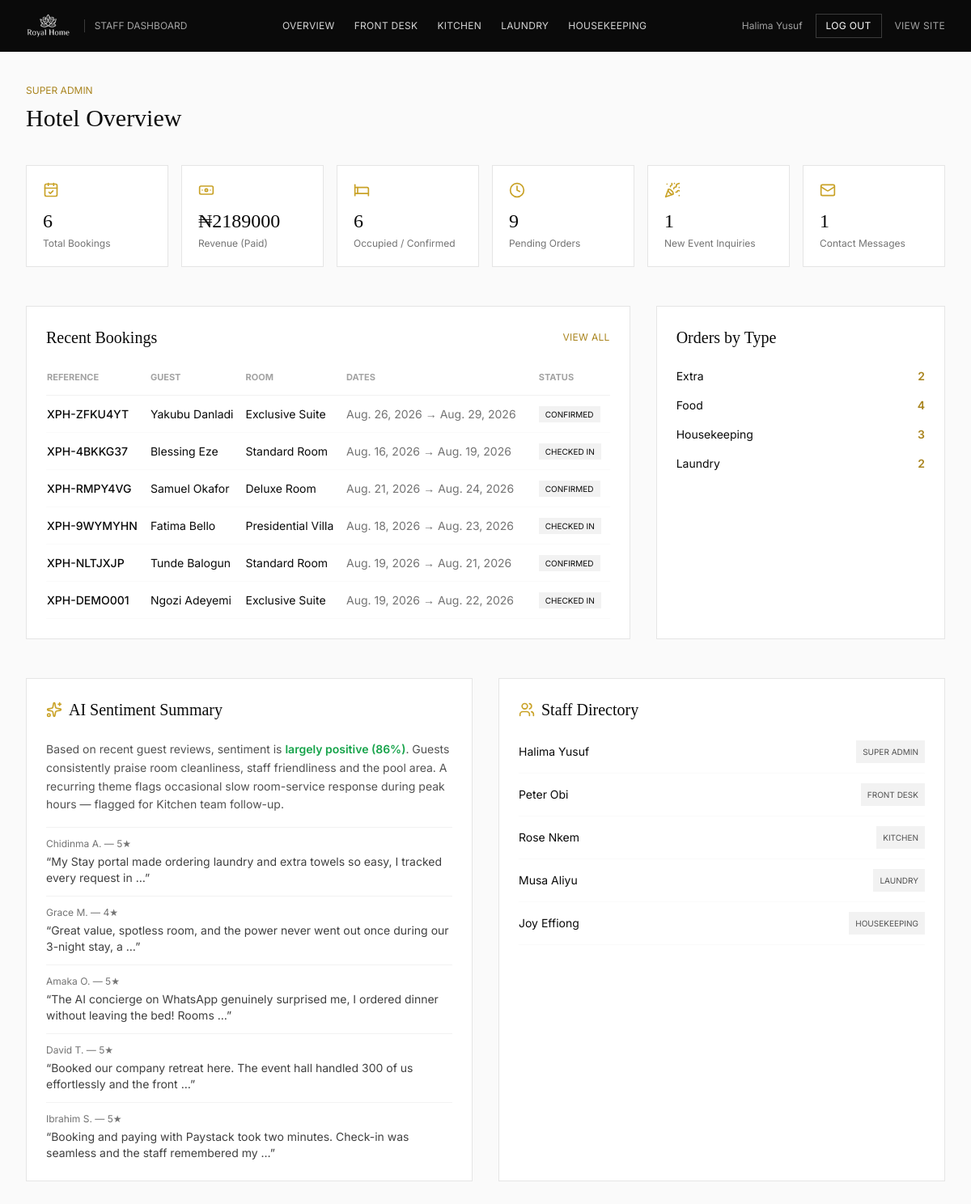
The app's page /staff/admin/ (signed in) with its own data.
### bookings/models.py (models this page shows, shortened)
class Booking(models.Model):
    STATUS_CHOICES = [
        ('pending', 'Pending Payment'),
        ('confirmed', 'Confirmed'),
        ('checked_in', 'Checked In'),
        ('checked_out', 'Checked Out'),
        ('cancelled', 'Cancelled'),
    ]
    PAYMENT_CHOICES = [
        ('unpaid', 'Unpaid'),
        ('paid', 'Paid'),
        ('partial', 'Partial (Pay at Hotel)'),
    ]
    reference_code = models.CharField(max_length=20, unique=True, default=generate_reference, editable=False)
    room_type = models.ForeignKey(RoomType, on_delete=models.PROTECT, related_name='bookings')
    check_in = models.DateField()
    check_out = models.DateField()
    adults = models.PositiveIntegerField(default=1)
    children = models.PositiveIntegerField(default=0)
    full_name = models.CharField(max_length=150)
    email = models.EmailField()
    phone = models.CharField(max_length=30)
    whatsapp_opt_in = models.BooleanField(default=True)
    special_requests = models.TextField(blank=True)
    addons = models.ManyToManyField(AddOn, blank=True, related_name='bookings')
    room_total = models.DecimalField(max_digits=12, decimal_places=2, default=0)
    addon_total = models.DecimalField(max_digits=12, decimal_places=2, default=0)
    grand_total = models.DecimalField(max_digits=12, decimal_places=2, default=0)
    status = models.CharField(max_length=20, choices=STATUS_CHOICES, default='pending')
    payment_status = models.CharField(max_length=20, choices=PAYMENT_CHOICES, default='unpaid')
    payment_method = models.CharField(max_length=40, default='Paystack')
    created_at = models.DateTimeField(auto_now_add=True)
    class Meta:
        ordering = ['-created_at']

### rooms/models.py (models this page shows, shortened)
class RoomType(models.Model):
    CATEGORY_CHOICES = [
        ('standard', 'Standard'),
        ('deluxe', 'Deluxe'),
        ('exclusive', 'Exclusive Suite'),
        ('presidential', 'Presidential Suite'),
    ]
    name = models.CharField(max_length=120)
    slug = models.SlugField(unique=True)
    category = models.CharField(max_length=20, choices=CATEGORY_CHOICES, default='standard')
    tagline = models.CharField(max_length=200, blank=True)
    description = models.TextField()
    base_price = models.DecimalField(max_digits=10, decimal_places=2, help_text='Price per night in NGN')
    capacity_adults = models.PositiveIntegerField(default=2)
    capacity_children = models.PositiveIntegerField(default=1)
    bed_type = models.CharField(max_length=100, default='1 King Bed')
    size_sqm = models.PositiveIntegerField(default=28)
    total_rooms = models.PositiveIntegerField(default=10)
    amenities = models.TextField(help_text='Comma separated list, e.g. Free WiFi, Smart TV, Mini Bar')
    cover_image = models.ImageField(upload_to='rooms/', blank=True, null=True)
    is_featured = models.BooleanField(default=False)
    floor_range = models.CharField(max_length=50, blank=True, default='2nd - 4th Floor')
    class Meta:
        ordering = ['base_price']

### core/models.py (models this page shows, shortened)
class Testimonial(models.Model):
    guest_name = models.CharField(max_length=120)
    location = models.CharField(max_length=100, blank=True)
    rating = models.PositiveSmallIntegerField(default=5)
    comment = models.TextField()
    room_stayed = models.CharField(max_length=120, blank=True)
    stay_date = models.DateField()
    is_featured = models.BooleanField(default=True)
    class Meta:
        ordering = ['-stay_date']

### dashboard/models.py (models this page shows, shortened)
class StaffProfile(models.Model):
    ROLE_CHOICES = [
        ('super_admin', 'Super Admin'),
        ('front_desk', 'Front Desk'),
        ('kitchen', 'Kitchen'),
        ('laundry', 'Laundry'),
        ('housekeeping', 'Housekeeping'),
    ]
    user = models.OneToOneField(User, on_delete=models.CASCADE, related_name='staff_profile')
    role = models.CharField(max_length=20, choices=ROLE_CHOICES)
    phone = models.CharField(max_length=30, blank=True)

### dashboard/views.py (the view)
# urls.py: path('admin/', views.super_admin, name='super_admin'),
@login_required(login_url='dashboard:login')
def super_admin(request):
    bookings = Booking.objects.all()[:10]
    stats = {
        'total_bookings': Booking.objects.count(),
        'revenue': Booking.objects.filter(payment_status='paid').aggregate(t=Sum('grand_total'))['t'] or 0,
        'occupied_rooms': Booking.objects.filter(status__in=['confirmed', 'checked_in']).count(),
        'pending_orders': ServiceOrder.objects.exclude(status='delivered').count(),
        'event_inquiries': EventInquiry.objects.filter(status='new').count(),
        'new_messages': ContactInquiry.objects.count(),
    }
    orders_by_type = ServiceOrder.objects.values('order_type').annotate(count=Count('id'))
    recent_reviews = Testimonial.objects.all()[:5]
    staff = StaffProfile.objects.select_related('user').all()
    return render(request, 'dashboard/super_admin.html', {
        'bookings': bookings, 'stats': stats, 'orders_by_type': orders_by_type,
        'recent_reviews': recent_reviews, 'staff': staff,
    })

### templates/dashboard/super_admin.html (shortened to what this page needs)
{% extends "dashboard/dashboard_base.html" %}
{% block content %}
<div class="flex items-center justify-between mb-10">
  <div>
    <p class="uppercase tracking-widest2 text-gold-600 text-xs mb-2">Super Admin</p>
    <h1 class="font-serif text-3xl">Hotel Overview</h1>
  </div>
</div>
<div class="grid grid-cols-2 md:grid-cols-3 lg:grid-cols-6 gap-4 mb-12">
  <div class="bg-white border border-grey-200 p-5">
    <i data-lucide="calendar-check" class="w-5 h-5 text-gold-500 mb-3"></i>
    <p class="text-2xl font-serif">{{ stats.total_bookings }}</p>
    <p class="text-xs text-grey-500 mt-1">Total Bookings</p>
  </div>
  <div class="bg-white border border-grey-200 p-5">
    <i data-lucide="banknote" class="w-5 h-5 text-gold-500 mb-3"></i>
    <p class="text-2xl font-serif">₦{{ stats.revenue|floatformat:0 }}</p>
    <p class="text-xs text-grey-500 mt-1">Revenue (Paid)</p>
  </div>
  <div class="bg-white border border-grey-200 p-5">
    <i data-lucide="bed" class="w-5 h-5 text-gold-500 mb-3"></i>
    <p class="text-2xl font-serif">{{ stats.occupied_rooms }}</p>
    <p class="text-xs text-grey-500 mt-1">Occupied / Confirmed</p>
  </div>
  <div class="bg-white border border-grey-200 p-5">
    <i data-lucide="clock" class="w-5 h-5 text-gold-500 mb-3"></i>
    <p class="text-2xl font-serif">{{ stats.pending_orders }}</p>
    <p class="text-xs text-grey-500 mt-1">Pending Orders</p>
  </div>
  <div class="bg-white border border-grey-200 p-5">
    <i data-lucide="party-popper" class="w-5 h-5 text-gold-500 mb-3"></i>
    <p class="text-2xl font-serif">{{ stats.event_inquiries }}</p>
    <p class="text-xs text-grey-500 mt-1">New Event Inquiries</p>
  </div>
  <div class="bg-white border border-grey-200 p-5">
    <i data-lucide="mail" class="w-5 h-5 text-gold-500 mb-3"></i>
    <p class="text-2xl font-serif">{{ stats.new_messages }}</p>
    <p class="text-xs text-grey-500 mt-1">Contact Messages</p>
  </div>
</div>
<div class="grid grid-cols-1 lg:grid-cols-3 gap-8 mb-12">
  <div class="lg:col-span-2 bg-white border border-grey-200 p-6">
    <div class="flex items-center justify-between mb-6">
      <h2 class="font-serif text-xl">Recent Bookings</h2>
      <a href="{% url 'dashboard:front_desk' %}" class="text-xs uppercase tracking-wide text-gold-600 hover:underline">View All</a>
    </div>
    <div class="overflow-x-auto">
      <table class="w-full text-sm">
        <thead><tr class="text-left text-[11px] uppercase tracking-widest2 text-grey-400 border-b border-grey-100">
          <th class="pb-3">Reference</th><th class="pb-3">Guest</th><th class="pb-3">Room</th><th class="pb-3">Dates</th><th class="pb-3">Status</th>
        </tr></thead>
        <tbody>
          {% for b in bookings %}
          <tr class="border-b border-grey-50">
            <td class="py-3 font-medium">{{ b.reference_code }}</td>
            <td class="py-3">{{ b.full_name }}</td>
            <td class="py-3">{{ b.room_type.name }}</td>
            <td class="py-3 text-grey-500">{{ b.check_in }} → {{ b.check_out }}</td>
            <td class="py-3"><span class="text-[10px] uppercase px-2 py-1 bg-grey-100">{{ b.get_status_display }}</span></td>
          </tr>
          {% empty %}
          <tr><td colspan="5" class="py-6 text-grey-400 text-center">No bookings yet.</td></tr>
          {% endfor %}
        </tbody>
      </table>
    </div>
  </div>
  <div class="bg-white border border-grey-200 p-6">
    <h2 class="font-serif text-xl mb-6">Orders by Type</h2>
    <div class="space-y-4">
      {% for o in orders_by_type %}
      <div class="flex items-center justify-between text-sm">
        <span class="capitalize">{{ o.order_type }}</span>
        <span class="font-semibold text-gold-600">{{ o.count }}</span>
      </div>
      {% empty %}
      <p class="text-grey-400 text-sm">No orders yet.</p>
      {% endfor %}
    </div>
  </div>
</div>
<div class="grid grid-cols-1 lg:grid-cols-2 gap-8 mb-12">
  <div class="bg-white border border-grey-200 p-6">
    <div class="flex items-center gap-2 mb-6">
      <i data-lucide="sparkles" class="w-5 h-5 text-gold-500"></i>
      <h2 class="font-serif text-xl">AI Sentiment Summary</h2>
    </div>
    <p class="text-sm text-grey-600 leading-relaxed mb-4">Based on recent guest reviews, sentiment is <span class="font-semibold text-green-600">largely positive (86%)</span>. Guests consistently praise room cleanliness, staff friendliness and the pool area. A recurring theme flags occasional slow room-service response during peak hours — flagged for Kitchen team follow-up.</p>
    <div class="space-y-3">
      {% for r in recent_reviews %}
      <div class="border-t border-grey-100 pt-3">
        <p class="text-xs text-grey-500">{{ r.guest_name }} — {{ r.rating }}★</p>
        <p class="text-sm text-grey-700 mt-1">&ldquo;{{ r.comment|truncatewords:16 }}&rdquo;</p>
      </div>
      {% endfor %}
    </div>
  </div>
  <div class="bg-white border border-grey-200 p-6">
    <div class="flex items-center gap-2 mb-6">
      <i data-lucide="users" class="w-5 h-5 text-gold-500"></i>
      <h2 class="font-serif text-xl">Staff Directory</h2>
    </div>
    <div class="space-y-3">
      {% for s in staff %}
      <div class="flex items-center justify-between text-sm border-b border-grey-50 pb-3">
        <span>{{ s.user.get_full_name|default:s.user.username }}</span>
        <span class="text-[10px] uppercase px-2 py-1 bg-grey-100 text-grey-600">{{ s.get_role_display }}</span>
      </div>
      {% empty %}
      <p class="text-grey-400 text-sm">No staff profiles yet.</p>
      {% endfor %}
    </div>
  </div>
</div>
{% endblock %}

### templates/dashboard/dashboard_base.html (shortened to what this page needs)
{% load static %}
<!DOCTYPE html>
<html lang="en">
<head>
<script src="https://cdn.tailwindcss.com"></script>
<link rel="stylesheet" href="{% static 'css/site.css' %}">
</head>
<body class="bg-grey-50 text-ink font-sans antialiased min-h-screen">
<header class="bg-ink text-white">
  <div class="max-w-7xl mx-auto px-5 lg:px-8 h-16 flex items-center justify-between">
    <div class="flex items-center gap-3">
      <img src="{% static 'images/logo.png' %}" class="h-8 w-auto brightness-0 invert opacity-90" alt="Royal home hotel">
      <span class="text-xs uppercase tracking-widest2 text-grey-400 border-l border-white/20 pl-3 ml-1">Staff Dashboard</span>
    </div>
    <nav class="hidden md:flex items-center gap-6 text-xs uppercase tracking-wide text-grey-300">
      {% if request.user.is_authenticated %}
      <a href="{% url 'dashboard:super_admin' %}" class="hover:text-gold-400">Overview</a>
      <a href="{% url 'dashboard:front_desk' %}" class="hover:text-gold-400">Front Desk</a>
      <a href="{% url 'dashboard:kitchen' %}" class="hover:text-gold-400">Kitchen</a>
      <a href="{% url 'dashboard:laundry' %}" class="hover:text-gold-400">Laundry</a>
      <a href="{% url 'dashboard:housekeeping' %}" class="hover:text-gold-400">Housekeeping</a>
      {% endif %}
    </nav>
    <div class="flex items-center gap-4">
      {% if request.user.is_authenticated %}
      <span class="text-xs text-grey-400 hidden sm:inline">{{ request.user.get_full_name|default:request.user.username }}</span>
      <a href="{% url 'dashboard:logout' %}" class="text-xs uppercase tracking-wide border border-white/20 px-3 py-1.5 hover:border-gold-400 hover:text-gold-400 transition-colors">Log Out</a>
      {% endif %}
      <a href="{% url 'core:home' %}" class="text-xs uppercase tracking-wide text-grey-400 hover:text-gold-400">View Site</a>
    </div>
  </div>
</header>
<main class="max-w-7xl mx-auto px-5 lg:px-8 py-10">
{% block content %}{% endblock %}
</main>
</body>
</html>

### static/css/site.css (style rules this page uses)
html { scroll-behavior: smooth; }

### records on screen
Booking: reference_code "XPH-ZFKU4YT", full_name "Yakubu Danladi", room_type.name "Exclusive Suite", check_in "Aug. 26, 2026", check_out "Aug. 29, 2026", status "CONFIRMED"
Booking: reference_code "XPH-4BKKG37", full_name "Blessing Eze", room_type.name "Standard Room", check_in "Aug. 16, 2026", check_out "Aug. 19, 2026", status "CHECKED IN"
Booking: reference_code "XPH-RMPY4VG", full_name "Samuel Okafor", room_type.name "Deluxe Room", check_in "Aug. 21, 2026", check_out "Aug. 24, 2026", status "CONFIRMED"
Booking: reference_code "XPH-9WYMYHN", full_name "Fatima Bello", room_type.name "Presidential Villa", check_in "Aug. 18, 2026", check_out "Aug. 23, 2026", status "CHECKED IN"
Booking: reference_code "XPH-NLTJXJP", full_name "Tunde Balogun", room_type.name "Standard Room", check_in "Aug. 19, 2026", check_out "Aug. 21, 2026", status "CONFIRMED"
Booking: reference_code "XPH-DEMO001", full_name "Ngozi Adeyemi", room_type.name "Exclusive Suite", check_in "Aug. 19, 2026", check_out "Aug. 22, 2026", status "CHECKED IN"
Testimonial: guest_name "Chidinma A.", rating "5", comment "My Stay portal made ordering laundry and extra towels so easy, I tracked every request in …"
Testimonial: guest_name "Grace M.", rating "4", comment "Great value, spotless room, and the power never went out once during our 3-night stay, a …"
Testimonial: guest_name "Amaka O.", rating "5", comment "The AI concierge on WhatsApp genuinely surprised me, I ordered dinner without leaving the bed! Rooms …"
Testimonial: guest_name "David T.", rating "5", comment "Booked our company retreat here. The event hall handled 300 of us effortlessly and the front …"
Testimonial: guest_name "Ibrahim S.", rating "5", comment "Booking and paying with Paystack took two minutes. Check-in was seamless and the staff remembered my …"
StaffProfile: user.get_full_name "Halima Yusuf", role "SUPER ADMIN"
StaffProfile: user.get_full_name "Peter Obi", role "FRONT DESK"
StaffProfile: user.get_full_name "Rose Nkem", role "KITCHEN"
StaffProfile: user.get_full_name "Musa Aliyu", role "LAUNDRY"
StaffProfile: user.get_full_name "Joy Effiong", role "HOUSEKEEPING"

### other values on screen
{{ request.user.get_full_name|default:request.user.username }} "Halima Yusuf"
{{ stats.total_bookings }} "6"
{{ stats.revenue|floatformat:0 }} "2189000"
{{ stats.occupied_rooms }} "6"
{{ stats.pending_orders }} "9"
{{ stats.event_inquiries }} "1"
{{ stats.new_messages }} "1"
{{ o.order_type }} "Extra" "Food" "Housekeeping" "Laundry"
{{ o.count }} "2" "4" "3" "2"
